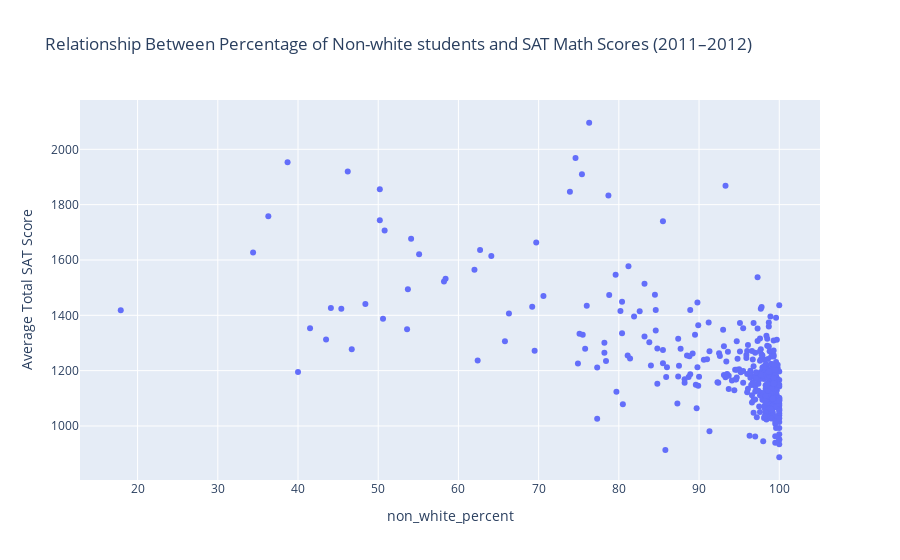

This figure's notebook cell:
### Code cell
import plotly.express as px

fig = px.scatter(
    plot_df,
    x='non_white_percent',
    y='SAT Total Avg Score',
    hover_name='Name',  
    title='Relationship Between Percentage of Non-white students and SAT Math Scores (2011–2012)',
    labels={
        '% Non-White': 'Percentage of Students Who Are Non-White',
        'SAT Total Avg Score': 'Average Total SAT Score'
    }
)


fig.show()

HTML(fig.to_html(include_plotlyjs="cdn", full_html=False))

### Figure 1 — Plotly figure (JSON) as saved in the notebook; plotly's stock layout.template omitted (floating-point values rounded to 4 significant figures; data arrays with more than 128 entries replaced by an {"elided": "..."} marker saying what was removed)
{"data": [{"hovertemplate": "<b>%{hovertext}</b><br><br>non_white_percent=%{x}<br>Average Total SAT Score=%{y}<extra></extra>", "hovertext": {"elided": "412 str values"}, "legendgroup": "", "marker": {"color": "#636efa", "symbol": "circle"}, "mode": "markers", "name": "", "orientation": "v", "showlegend": false, "type": "scatter", "x": {"elided": "412 float values"}, "xaxis": "x", "y": {"elided": "412 float values"}, "yaxis": "y"}], "layout": {"legend": {"tracegroupgap": 0}, "title": {"text": "Relationship Between Percentage of Non-white students and SAT Math Scores (2011–2012)"}, "xaxis": {"anchor": "y", "domain": [0, 1], "title": {"text": "non_white_percent"}}, "yaxis": {"anchor": "x", "domain": [0, 1], "title": {"text": "Average Total SAT Score"}}}}
